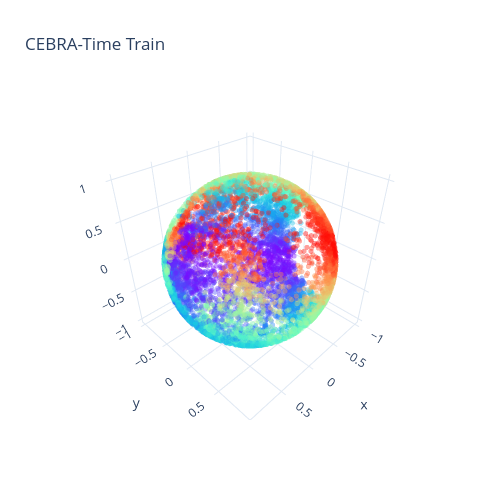
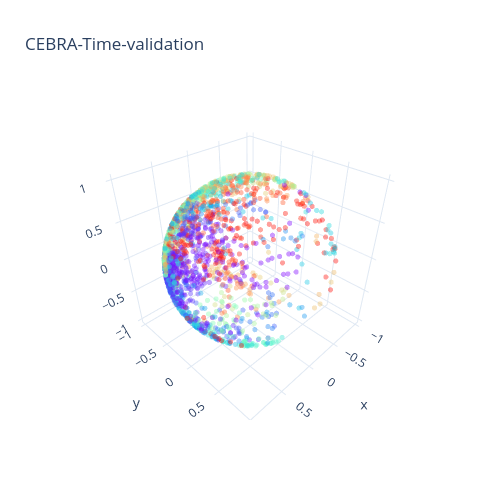

Write notebook code for charts like these, in order.
### Markdown cell above
Visualize the embeddings

### Code cell
import cebra.integrations.plotly

#train
fig = cebra.integrations.plotly.plot_embedding_interactive(train_embedding,
                                                           embedding_labels=train_continuous_label[:,0],
                                                           title = "CEBRA-Time Train",
                                                           markersize=3,
                                                           cmap = "rainbow")
fig.show()

#validation
fig = cebra.integrations.plotly.plot_embedding_interactive(valid_embedding,
                                                           embedding_labels=valid_continuous_label[:,0],
                                                           title = "CEBRA-Time-validation",
                                                           markersize=3,
                                                           cmap = "rainbow")
fig.show()

### Figure 1 — Plotly figure (JSON) as saved in the notebook; plotly's stock layout.template omitted (floating-point values rounded to 4 significant figures; data arrays with more than 128 entries replaced by an {"elided": "..."} marker saying what was removed)
{"data": [{"marker": {"color": {"elided": "8142 float values"}, "colorscale": [[0, "rgb(127, 0, 255)"], [0.1, "rgb(77, 77, 251)"], [0.2, "rgb(25, 149, 242)"], [0.3, "rgb(24, 205, 227)"], [0.4, "rgb(76, 242, 206)"], [0.5, "rgb(128, 254, 179)"], [0.6, "rgb(178, 242, 149)"], [0.7, "rgb(230, 205, 115)"], [0.8, "rgb(255, 149, 78)"], [0.9, "rgb(255, 77, 39)"], [1, "rgb(255, 0, 0)"]], "opacity": 0.4, "size": 3}, "mode": "markers", "name": "[0.0110892  0.01478173 0.01477831 ... 0.0162111  0.0223447  0.0223447 ]", "type": "scatter3d", "x": {"elided": "8142 float values"}, "y": {"elided": "8142 float values"}, "z": {"elided": "8142 float values"}}], "layout": {"height": 500, "showlegend": false, "title": {"text": "CEBRA-Time Train"}, "width": 500}}

### Figure 2 — Plotly figure (JSON) as saved in the notebook; plotly's stock layout.template omitted (floating-point values rounded to 4 significant figures; data arrays with more than 128 entries replaced by an {"elided": "..."} marker saying what was removed)
{"data": [{"marker": {"color": {"elided": "2036 float values"}, "colorscale": [[0, "rgb(127, 0, 255)"], [0.1, "rgb(77, 77, 251)"], [0.2, "rgb(25, 149, 242)"], [0.3, "rgb(24, 205, 227)"], [0.4, "rgb(76, 242, 206)"], [0.5, "rgb(128, 254, 179)"], [0.6, "rgb(178, 242, 149)"], [0.7, "rgb(230, 205, 115)"], [0.8, "rgb(255, 149, 78)"], [0.9, "rgb(255, 77, 39)"], [1, "rgb(255, 0, 0)"]], "opacity": 0.4, "size": 3}, "mode": "markers", "name": "[0.02401124 0.00471274 0.00205334 ... 0.02600469 0.01694393 0.00594494]", "type": "scatter3d", "x": {"elided": "2036 float values"}, "y": {"elided": "2036 float values"}, "z": {"elided": "2036 float values"}}], "layout": {"height": 500, "showlegend": false, "title": {"text": "CEBRA-Time-validation"}, "width": 500}}
